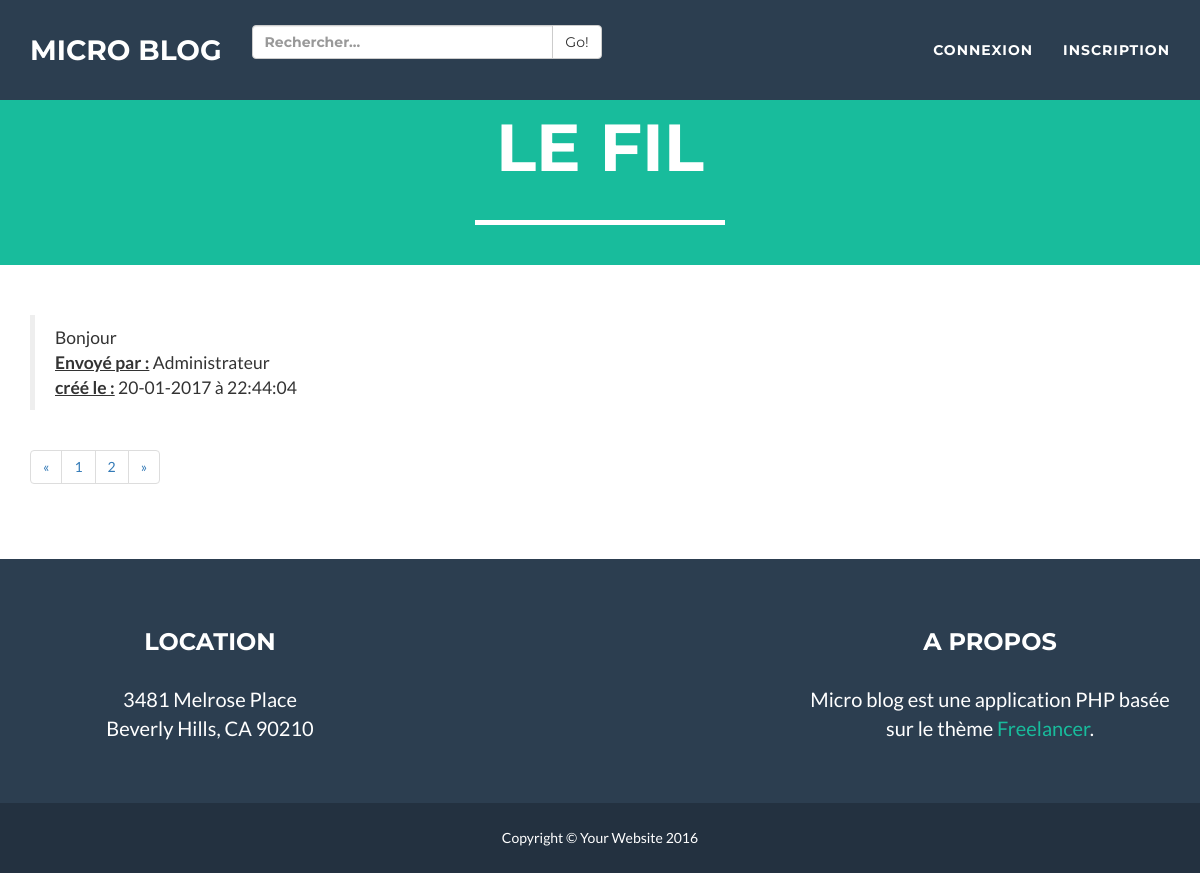
Page /?p=2 on the committed database.
### tables this page shows
CREATE TABLE `messages` (
  `id` int(11) NOT NULL,
  `texte` varchar(255) NOT NULL,
  `dateCreation` int(11) NOT NULL,
  `dateModification` int(11) NOT NULL,
  `utilisateur_id` int(11) NOT NULL
);

CREATE TABLE `utilisateurs` (
  `id` int(11) NOT NULL,
  `prenom` varchar(30) NOT NULL,
  `nom` varchar(30) NOT NULL,
  `pseudo` varchar(255) NOT NULL,
  `email` varchar(255) NOT NULL,
  `mdp` varchar(255) NOT NULL,
  `sid` varchar(50) NOT NULL
);

### index.php (the view, shortened to what this page needs)
<?php
include('includes/connexion.inc.php');
include('includes/haut.inc.php');
$messages_par_page = 5;
?>
<?php
  if(isset($_GET['p'])){
      $page_num = $_GET['p'];
  }else{
    $page_num = 1;
  }
  $query = "SELECT count(*) AS nbrmessages FROM messages";
  $prep = $pdo->prepare($query);
  $prep->execute();
  $data = $prep->fetch();
  $nb_de_pages = ceil ($data['nbrmessages'] / $messages_par_page);
  $indexLimit = ($messages_par_page * $page_num) - $messages_par_page;
  $query = "SELECT *, mess.id AS mess_id FROM messages AS mess INNER JOIN utilisateurs AS users ON mess.utilisateur_id = users.id ORDER BY dateCreation DESC LIMIT ?,?";
    $prep = $pdo->prepare($query);
    $prep->bindValue(1, $indexLimit, PDO::PARAM_INT);
    $prep->bindValue(2, $messages_par_page, PDO::PARAM_INT);
    $prep->execute();
    while ($data = $prep->fetch()) {
    ?>
        <blockquote>
              <?php
               echo $data['texte']."<br>";
              echo "<b><u>Envoyé par :</u></b> " . $data['pseudo'] . "<br>";
              echo "<b><u>créé le :</u></b> " . date("d-m-Y à H:i:s", $data['dateCreation']) . "<br>";
             ?>
        </blockquote>
    <?php } ?>
    <ul class="pagination">
    <li>
      <?= "<a href='?p=".($page_num-1)."' aria-label='Previous'>" ?>
       <span aria-hidden="true">&laquo;</span>
      </a>
    </li>
    <?php
         for ($i=1; $i <= $nb_de_pages ; $i++) {
                echo "<li><a href=?p=" .$i.">".$i."</a></li>";
         }
    ?>
    <li>
    <?= "<a href='?p=".($page_num+1)."' aria-label='Next'>" ?>
        <span aria-hidden="true">&raquo;</span>
      </a>
    </li>
  </ul>
<?php include('includes/bas.inc.php'); ?>

### css/freelancer.css (style rules this page uses)
body { font-family: 'Lato', 'Helvetica Neue', Helvetica, Arial, sans-serif; overflow-x: hidden; }
a, a:hover, a:focus, a:active, a.active { color: #18BC9C; outline: none; }

### rows in the picture
messages: texte "Bonjour", utilisateur.pseudo "Administrateur", dateCreation "20-01-2017 à 22:44:04"
